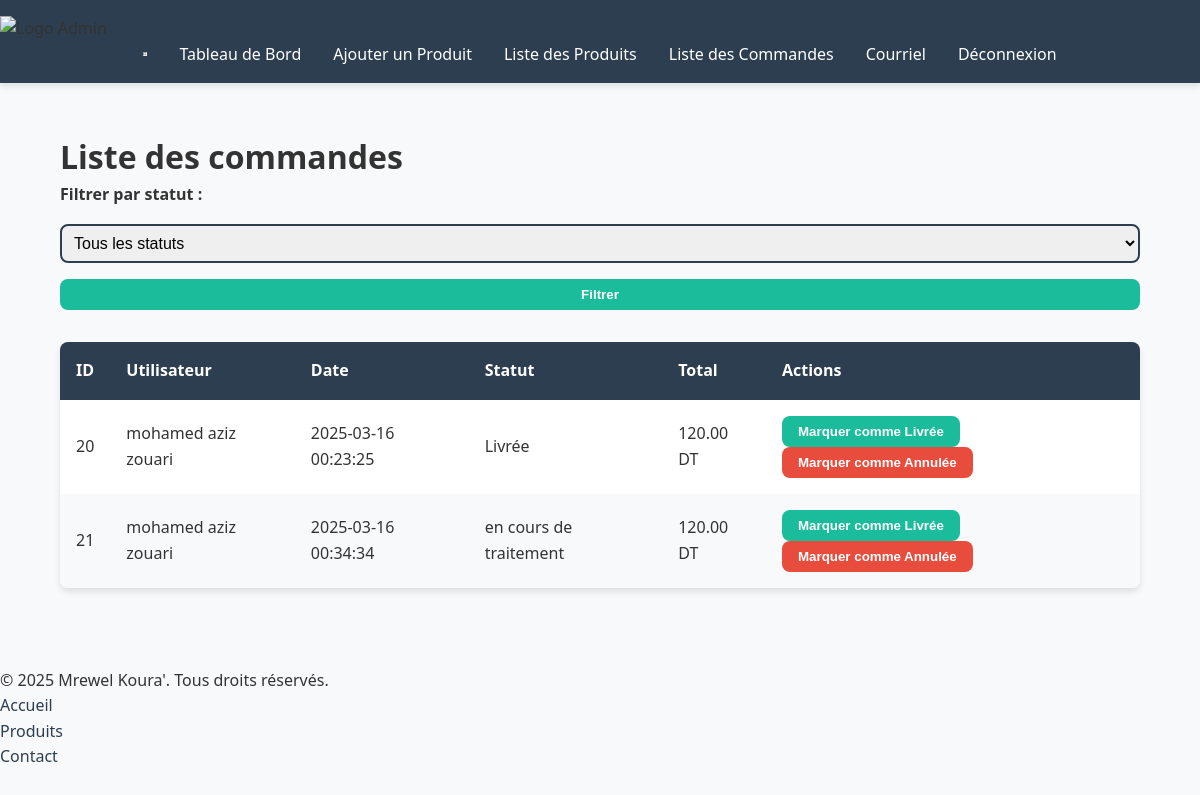
Screenshot of /admin/liste_commandes.php (signed in) with the database file from the repository.
### tables this page shows
CREATE TABLE `commandes` (
  `id` int(11) NOT NULL,
  `id_utilisateur` int(11) NOT NULL,
  `date_commande` datetime DEFAULT current_timestamp(),
  `statut` varchar(50) DEFAULT 'en cours de traitement',
  `total` decimal(10,2) NOT NULL,
  `adresse_livraison` text DEFAULT NULL
);

CREATE TABLE `utilisateurs` (
  `id` int(11) NOT NULL,
  `nom` varchar(50) NOT NULL,
  `email` varchar(100) NOT NULL,
  `mot_de_passe` varchar(255) NOT NULL,
  `adresse` text DEFAULT NULL,
  `ville` varchar(50) DEFAULT NULL,
  `code_postal` varchar(10) DEFAULT NULL,
  `pays` varchar(50) DEFAULT NULL,
  `date_inscription` datetime DEFAULT current_timestamp(),
  `role` varchar(20) DEFAULT 'user'
);

### admin/liste_commandes.php (the view, shortened to what this page needs)
<?php
include '../includes/config.php';
$sql = "SELECT commandes.id, utilisateurs.nom AS utilisateur, commandes.date_commande, commandes.statut, commandes.total
        FROM commandes
        JOIN utilisateurs ON commandes.id_utilisateur = utilisateurs.id";
$stmt = $pdo->prepare($sql);
$stmt->execute();
$commandes = $stmt->fetchAll();
?>
<!DOCTYPE html>
<html lang="fr">
<head>
    <link rel="stylesheet"href="C:/xampp/htdocs/projetweb/assets/css/style.css">
</head>
<body>
    <?php include '../includes/header-admin.php'; ?>
    <main>
        <h1>Liste des commandes</h1>
        <form method="GET" action="">
            <label for="statut">Filtrer par statut :</label>
            <select name="statut" id="statut">
                <option value="">Tous les statuts</option>
            </select>
            <button type="submit" class="btn">Filtrer</button>
        </form>
        <table>
            <thead>
                <tr>
                    <th>ID</th>
                    <th>Utilisateur</th>
                    <th>Date</th>
                    <th>Statut</th>
                    <th>Total</th>
                    <th>Actions</th>
                </tr>
            </thead>
            <tbody>
                <?php if (empty($commandes)) : ?>
                    <tr>
                        <td colspan="6">Aucune commande trouvée.</td>
                    </tr>
                <?php else : ?>
                    <?php foreach ($commandes as $commande) : ?>
                        <tr>
                            <td><?= $commande['id'] ?></td>
                            <td><?= $commande['utilisateur'] ?></td>
                            <td><?= $commande['date_commande'] ?></td>
                            <td><?= $commande['statut'] ?></td>
                            <td><?= $commande['total'] ?> DT</td>
                            <td>
                                <div class="actions-buttons">
                                    <form action="changer_statut.php" method="POST" style="display: inline;">
                                        <button type="submit" class="btn">Marquer comme Livrée</button>
                                    </form>
                                    <form action="changer_statut.php" method="POST" style="display: inline;">
                                        <button type="submit" class="btn btn-supprimer">Marquer comme Annulée</button>
                                    </form>
                                </div>
                            </td>
                        </tr>
                    <?php endforeach; ?>
                <?php endif; ?>
            </tbody>
        </table>
    </main>
    <?php include '../includes/footer.php'; ?>
</body>
</html>

### assets/css/style.css (style rules this page uses)
:root { --primary: #2c3e50; --secondary: #1abc9c; --accent: #e74c3c; --light: #f8f9fa; --dark: #2c3e50; --text: #333; --white: #ffffff; --shadow: 0 4px 6px rgba(0, 0, 0, 0.1); --space-xs: 0.5rem; --space-sm: 1rem; --space-md: 2rem; --space-lg: 3rem; --font-base: 'Segoe UI', system-ui, sans-serif; --font-heading: 'Montserrat', sans-serif; --line-height: 1.6; }
*, *::before, *::after { box-sizing: border-box; margin: 0; padding: 0; }
html { scroll-behavior: smooth; }
body { font-family: var(--font-base); color: var(--text); line-height: var(--line-height); background-color: var(--light); }
main { padding: var(--space-lg) 5%; animation: fadeIn 0.5s ease; }
table { width: 100%; border-collapse: collapse; margin: var(--space-md) 0; background: var(--white); box-shadow: var(--shadow); border-radius: 0.5rem; overflow: hidden; }
table th, table td { padding: var(--space-sm); text-align: left; }
table th { background: var(--primary); color: var(--white); font-weight: bold; }
table tr:nth-child(even) { background: #f8f9fa; }
.btn { background: var(--secondary); padding: 0.5rem 1rem; border: none; border-radius: 0.5rem; color: var(--white); font-weight: bold; cursor: pointer; transition: all 0.3s ease; text-decoration: none; display: inline-block; }
.btn-supprimer { background: var(--accent); }
form { margin-bottom: var(--space-md); display: flex; flex-direction: column; gap: var(--space-sm); }
form label { font-weight: bold; }
form input, form select, form textarea { padding: var(--space-xs); border: 2px solid var(--primary); border-radius: 0.5rem; font-size: 1rem; transition: border-color 0.3s ease; }

### rows the page displays
commandes: id "20", id_utilisateur.nom "mohamed aziz zouari", date_commande "2025-03-16 00:23:25", statut "Livrée", total "120.00"
commandes: id "21", id_utilisateur.nom "mohamed aziz zouari", date_commande "2025-03-16 00:34:34", statut "en cours de traitement", total "120.00"
